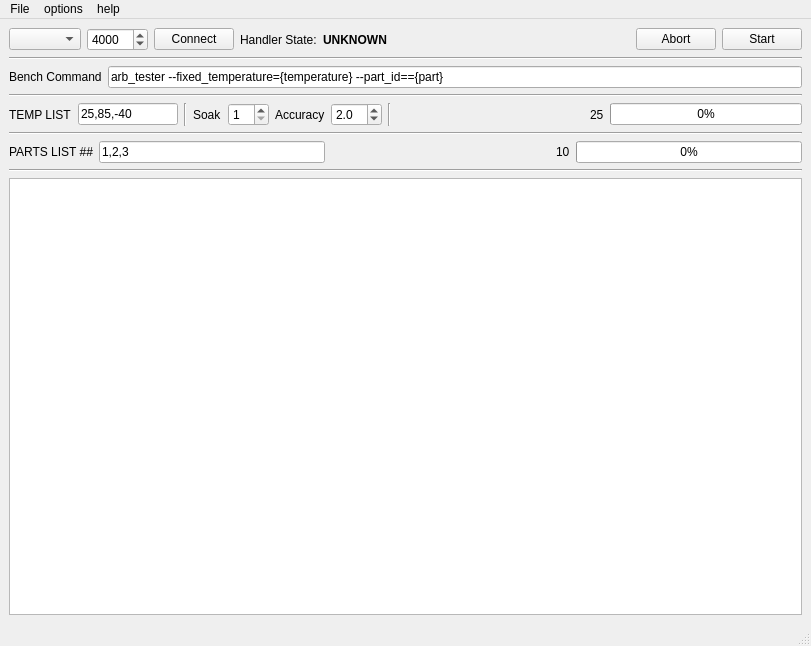
<?xml version="1.0" encoding="UTF-8"?>
<ui version="4.0">
 <class>ExaJobLauncher</class>
 <widget class="QMainWindow" name="ExaJobLauncher">
  <property name="geometry">
   <rect>
    <x>0</x>
    <y>0</y>
    <width>811</width>
    <height>646</height>
   </rect>
  </property>
  <property name="acceptDrops">
   <bool>true</bool>
  </property>
  <property name="windowTitle">
   <string>ExaJobLauncher</string>
  </property>
  <widget class="QWidget" name="centralwidget">
   <layout class="QVBoxLayout" name="verticalLayout">
    <item>
     <layout class="QHBoxLayout" name="horizontalLayout_3">
      <item>
       <widget class="QComboBox" name="interfaceBox"/>
      </item>
      <item>
       <widget class="QSpinBox" name="tcpPortBox">
        <property name="maximum">
         <number>65535</number>
        </property>
        <property name="value">
         <number>4000</number>
        </property>
       </widget>
      </item>
      <item>
       <widget class="QPushButton" name="connectButton">
        <property name="text">
         <string>Connect</string>
        </property>
       </widget>
      </item>
      <item>
       <widget class="QLabel" name="label_6">
        <property name="text">
         <string>Handler State:</string>
        </property>
       </widget>
      </item>
      <item>
       <widget class="QLabel" name="handlerState">
        <property name="font">
         <font>
          <weight>75</weight>
          <bold>true</bold>
         </font>
        </property>
        <property name="text">
         <string>UNKNOWN</string>
        </property>
       </widget>
      </item>
      <item>
       <spacer name="horizontalSpacer_2">
        <property name="orientation">
         <enum>Qt::Horizontal</enum>
        </property>
        <property name="sizeHint" stdset="0">
         <size>
          <width>40</width>
          <height>20</height>
         </size>
        </property>
       </spacer>
      </item>
      <item>
       <widget class="QPushButton" name="abortButton">
        <property name="text">
         <string>Abort</string>
        </property>
       </widget>
      </item>
      <item>
       <widget class="QPushButton" name="startButton">
        <property name="enabled">
         <bool>true</bool>
        </property>
        <property name="text">
         <string>Start</string>
        </property>
       </widget>
      </item>
     </layout>
    </item>
    <item>
     <widget class="Line" name="line_6">
      <property name="orientation">
       <enum>Qt::Horizontal</enum>
      </property>
     </widget>
    </item>
    <item>
     <layout class="QHBoxLayout" name="horizontalLayout_4">
      <item>
       <widget class="QLabel" name="label_5">
        <property name="text">
         <string>Bench Command</string>
        </property>
       </widget>
      </item>
      <item>
       <widget class="QLineEdit" name="cmdLineEdit">
        <property name="toolTip">
         <string>&lt;html&gt;&lt;head/&gt;&lt;body&gt;&lt;p&gt;The command line bench being executed for each part and temperature&lt;/p&gt;&lt;p&gt;{temperature} and {part} will be replaced at run time&lt;/p&gt;&lt;p&gt;&lt;br/&gt;&lt;/p&gt;&lt;p&gt;Example:&lt;/p&gt;&lt;p&gt;arb_tester --fixed_temperature={temperature} --part_id=={part}&lt;/p&gt;&lt;/body&gt;&lt;/html&gt;</string>
        </property>
        <property name="text">
         <string>arb_tester --fixed_temperature={temperature} --part_id=={part}</string>
        </property>
       </widget>
      </item>
     </layout>
    </item>
    <item>
     <widget class="Line" name="line_2">
      <property name="orientation">
       <enum>Qt::Horizontal</enum>
      </property>
     </widget>
    </item>
    <item>
     <layout class="QHBoxLayout" name="horizontalLayout">
      <item>
       <widget class="QLabel" name="label_2">
        <property name="text">
         <string>TEMP LIST</string>
        </property>
       </widget>
      </item>
      <item>
       <widget class="QLineEdit" name="tempEdit">
        <property name="maximumSize">
         <size>
          <width>100</width>
          <height>16777215</height>
         </size>
        </property>
        <property name="text">
         <string>25,85,-40</string>
        </property>
        <property name="maxLength">
         <number>50</number>
        </property>
       </widget>
      </item>
      <item>
       <widget class="Line" name="line_3">
        <property name="orientation">
         <enum>Qt::Vertical</enum>
        </property>
       </widget>
      </item>
      <item>
       <widget class="QLabel" name="label_4">
        <property name="text">
         <string>Soak</string>
        </property>
       </widget>
      </item>
      <item>
       <widget class="QSpinBox" name="tempSoakSpinBox">
        <property name="minimum">
         <number>1</number>
        </property>
        <property name="singleStep">
         <number>10</number>
        </property>
       </widget>
      </item>
      <item>
       <widget class="QLabel" name="label_3">
        <property name="text">
         <string>Accuracy</string>
        </property>
       </widget>
      </item>
      <item>
       <widget class="QDoubleSpinBox" name="tempAccuracySpinBox">
        <property name="decimals">
         <number>1</number>
        </property>
        <property name="minimum">
         <double>0.000000000000000</double>
        </property>
        <property name="maximum">
         <double>10.000000000000000</double>
        </property>
        <property name="singleStep">
         <double>0.100000000000000</double>
        </property>
        <property name="value">
         <double>2.000000000000000</double>
        </property>
       </widget>
      </item>
      <item>
       <widget class="Line" name="line_4">
        <property name="orientation">
         <enum>Qt::Vertical</enum>
        </property>
       </widget>
      </item>
      <item>
       <spacer name="horizontalSpacer_3">
        <property name="orientation">
         <enum>Qt::Horizontal</enum>
        </property>
        <property name="sizeHint" stdset="0">
         <size>
          <width>40</width>
          <height>20</height>
         </size>
        </property>
       </spacer>
      </item>
      <item>
       <widget class="QLabel" name="cur_temp">
        <property name="text">
         <string>25</string>
        </property>
       </widget>
      </item>
      <item>
       <widget class="QProgressBar" name="tempProgressBar">
        <property name="value">
         <number>0</number>
        </property>
       </widget>
      </item>
     </layout>
    </item>
    <item>
     <widget class="Line" name="line_5">
      <property name="orientation">
       <enum>Qt::Horizontal</enum>
      </property>
     </widget>
    </item>
    <item>
     <layout class="QHBoxLayout" name="horizontalLayout_2">
      <item>
       <widget class="QLabel" name="label">
        <property name="text">
         <string>PARTS LIST ##</string>
        </property>
       </widget>
      </item>
      <item>
       <widget class="QLineEdit" name="partsEdit">
        <property name="text">
         <string>1,2,3</string>
        </property>
       </widget>
      </item>
      <item>
       <spacer name="horizontalSpacer_4">
        <property name="orientation">
         <enum>Qt::Horizontal</enum>
        </property>
        <property name="sizeHint" stdset="0">
         <size>
          <width>40</width>
          <height>20</height>
         </size>
        </property>
       </spacer>
      </item>
      <item>
       <widget class="QLabel" name="cur_part">
        <property name="text">
         <string>10</string>
        </property>
       </widget>
      </item>
      <item>
       <widget class="QProgressBar" name="partProgressBar">
        <property name="value">
         <number>0</number>
        </property>
       </widget>
      </item>
     </layout>
    </item>
    <item>
     <widget class="Line" name="line">
      <property name="orientation">
       <enum>Qt::Horizontal</enum>
      </property>
     </widget>
    </item>
    <item>
     <widget class="QTextEdit" name="logBrowser"/>
    </item>
   </layout>
  </widget>
  <widget class="QStatusBar" name="statusbar"/>
  <widget class="QMenuBar" name="menuBar">
   <property name="geometry">
    <rect>
     <x>0</x>
     <y>0</y>
     <width>811</width>
     <height>21</height>
    </rect>
   </property>
   <widget class="QMenu" name="menuFile">
    <property name="title">
     <string>File</string>
    </property>
    <addaction name="actionopen"/>
    <addaction name="actionsave"/>
    <addaction name="actionSave_As"/>
    <addaction name="separator"/>
   </widget>
   <widget class="QMenu" name="menuoptions">
    <property name="title">
     <string>options</string>
    </property>
    <addaction name="actiondebug"/>
    <addaction name="actionsettings"/>
    <addaction name="actionmanual_ctrl"/>
   </widget>
   <widget class="QMenu" name="menuhelp">
    <property name="title">
     <string>help</string>
    </property>
    <addaction name="actionAbout"/>
   </widget>
   <addaction name="menuFile"/>
   <addaction name="menuoptions"/>
   <addaction name="menuhelp"/>
  </widget>
  <action name="actionGogo">
   <property name="text">
    <string>gogo</string>
   </property>
  </action>
  <action name="actionopen">
   <property name="text">
    <string>Open Ctrl-O</string>
   </property>
  </action>
  <action name="actionsave">
   <property name="text">
    <string>Save Ctl-S</string>
   </property>
  </action>
  <action name="actiondebug">
   <property name="text">
    <string>debug</string>
   </property>
  </action>
  <action name="actionSave_As">
   <property name="text">
    <string>Save As</string>
   </property>
  </action>
  <action name="actionsettings">
   <property name="text">
    <string>settings</string>
   </property>
  </action>
  <action name="actionmanual_ctrl">
   <property name="text">
    <string>manual_ctrl</string>
   </property>
  </action>
  <action name="actionAbout">
   <property name="text">
    <string>About</string>
   </property>
  </action>
 </widget>
 <resources/>
 <connections/>
</ui>
